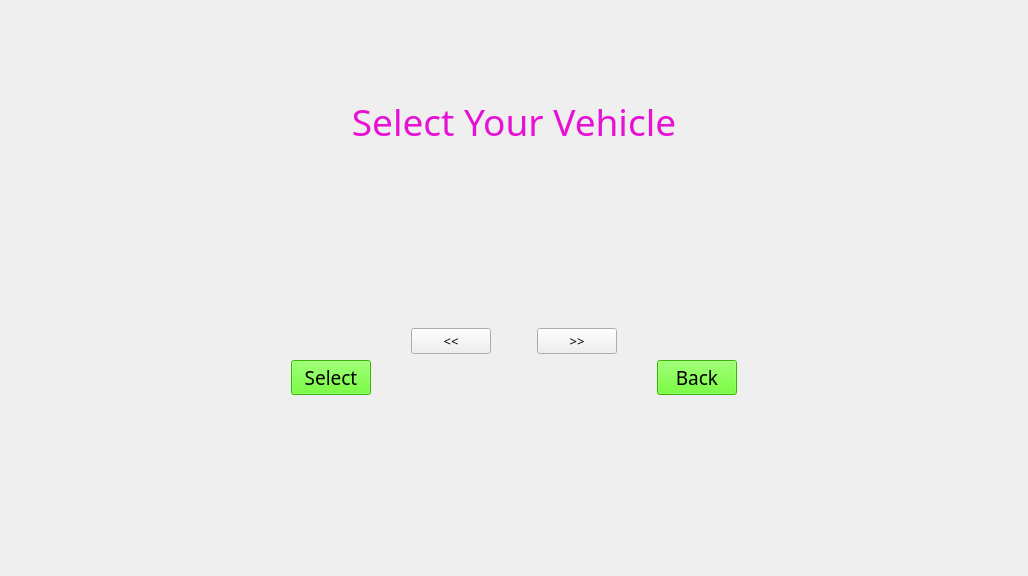
<?xml version="1.0" encoding="UTF-8"?>
<ui version="4.0">
 <class>vechicleSelect</class>
 <widget class="QWidget" name="vechicleSelect">
  <property name="geometry">
   <rect>
    <x>0</x>
    <y>0</y>
    <width>1028</width>
    <height>576</height>
   </rect>
  </property>
  <property name="windowTitle">
   <string>Form</string>
  </property>
  <layout class="QVBoxLayout" name="verticalLayout_2">
   <item>
    <spacer name="verticalSpacer">
     <property name="orientation">
      <enum>Qt::Vertical</enum>
     </property>
     <property name="sizeHint" stdset="0">
      <size>
       <width>28</width>
       <height>61</height>
      </size>
     </property>
    </spacer>
   </item>
   <item>
    <widget class="QLabel" name="label">
     <property name="font">
      <font>
       <family>AKbalthom HighSchool-Frame</family>
       <pointsize>28</pointsize>
      </font>
     </property>
     <property name="text">
      <string>&lt;html&gt;&lt;head/&gt;&lt;body&gt;&lt;p&gt;&lt;span style=&quot; color:#e711d6;&quot;&gt;Select Your Vehicle&lt;/span&gt;&lt;/p&gt;&lt;/body&gt;&lt;/html&gt;</string>
     </property>
     <property name="alignment">
      <set>Qt::AlignCenter</set>
     </property>
    </widget>
   </item>
   <item>
    <spacer name="verticalSpacer_3">
     <property name="orientation">
      <enum>Qt::Vertical</enum>
     </property>
     <property name="sizeHint" stdset="0">
      <size>
       <width>20</width>
       <height>40</height>
      </size>
     </property>
    </spacer>
   </item>
   <item>
    <layout class="QHBoxLayout" name="horizontalLayout_2">
     <item>
      <spacer name="horizontalSpacer">
       <property name="orientation">
        <enum>Qt::Horizontal</enum>
       </property>
       <property name="sizeHint" stdset="0">
        <size>
         <width>40</width>
         <height>20</height>
        </size>
       </property>
      </spacer>
     </item>
     <item>
      <widget class="QStackedWidget" name="StackedVehicleWidget">
       <property name="currentIndex">
        <number>0</number>
       </property>
       <widget class="QWidget" name="page">
        <layout class="QVBoxLayout" name="verticalLayout">
         <item>
          <widget class="QLabel" name="label_2">
           <property name="text">
            <string>&lt;html&gt;&lt;head/&gt;&lt;body&gt;&lt;p&gt;&lt;img src=&quot;:/images/resource/spr_bike_0.png&quot;/&gt;&lt;/p&gt;&lt;/body&gt;&lt;/html&gt;</string>
           </property>
           <property name="alignment">
            <set>Qt::AlignCenter</set>
           </property>
          </widget>
         </item>
        </layout>
       </widget>
       <widget class="QWidget" name="page_2">
        <layout class="QVBoxLayout" name="verticalLayout_3">
         <item>
          <widget class="QLabel" name="label_3">
           <property name="font">
            <font>
             <family>AKbalthom KhmerGothic</family>
            </font>
           </property>
           <property name="text">
            <string>&lt;html&gt;&lt;head/&gt;&lt;body&gt;&lt;p&gt;&lt;span style=&quot; font-size:14pt;&quot;&gt;Coming Soon!&lt;/span&gt;&lt;/p&gt;&lt;/body&gt;&lt;/html&gt;</string>
           </property>
           <property name="alignment">
            <set>Qt::AlignCenter</set>
           </property>
          </widget>
         </item>
        </layout>
       </widget>
      </widget>
     </item>
     <item>
      <spacer name="horizontalSpacer_2">
       <property name="orientation">
        <enum>Qt::Horizontal</enum>
       </property>
       <property name="sizeHint" stdset="0">
        <size>
         <width>40</width>
         <height>20</height>
        </size>
       </property>
      </spacer>
     </item>
    </layout>
   </item>
   <item>
    <layout class="QHBoxLayout" name="horizontalLayout">
     <item>
      <spacer name="horizontalSpacer_4">
       <property name="orientation">
        <enum>Qt::Horizontal</enum>
       </property>
       <property name="sizeHint" stdset="0">
        <size>
         <width>40</width>
         <height>20</height>
        </size>
       </property>
      </spacer>
     </item>
     <item>
      <widget class="QPushButton" name="ChangeVLeft">
       <property name="font">
        <font>
         <family>AKbalthom HighSchool-Fun</family>
         <pointsize>10</pointsize>
        </font>
       </property>
       <property name="styleSheet">
        <string notr="true">background-image: url(:/images/resource/grass-icon(easy).png);</string>
       </property>
       <property name="text">
        <string>&lt;&lt;</string>
       </property>
      </widget>
     </item>
     <item>
      <spacer name="horizontalSpacer_8">
       <property name="orientation">
        <enum>Qt::Horizontal</enum>
       </property>
       <property name="sizeType">
        <enum>QSizePolicy::Preferred</enum>
       </property>
       <property name="sizeHint" stdset="0">
        <size>
         <width>40</width>
         <height>20</height>
        </size>
       </property>
      </spacer>
     </item>
     <item>
      <widget class="QPushButton" name="ChangeVRight">
       <property name="font">
        <font>
         <family>AKbalthom HighSchool-Fun</family>
         <pointsize>10</pointsize>
        </font>
       </property>
       <property name="styleSheet">
        <string notr="true">background-image: url(:/images/resource/grass-icon(easy).png);</string>
       </property>
       <property name="text">
        <string>&gt;&gt;</string>
       </property>
      </widget>
     </item>
     <item>
      <spacer name="horizontalSpacer_5">
       <property name="orientation">
        <enum>Qt::Horizontal</enum>
       </property>
       <property name="sizeHint" stdset="0">
        <size>
         <width>40</width>
         <height>20</height>
        </size>
       </property>
      </spacer>
     </item>
    </layout>
   </item>
   <item>
    <layout class="QHBoxLayout" name="horizontalLayout_3">
     <item>
      <spacer name="horizontalSpacer_7">
       <property name="orientation">
        <enum>Qt::Horizontal</enum>
       </property>
       <property name="sizeHint" stdset="0">
        <size>
         <width>40</width>
         <height>20</height>
        </size>
       </property>
      </spacer>
     </item>
     <item>
      <widget class="QPushButton" name="Select">
       <property name="font">
        <font>
         <family>AKbalthom HighSchool-Frame</family>
         <pointsize>14</pointsize>
         <weight>50</weight>
         <italic>false</italic>
         <bold>false</bold>
        </font>
       </property>
       <property name="styleSheet">
        <string notr="true">background-color: rgb(76, 255, 0);
font: 14pt &quot;AKbalthom HighSchool-Frame&quot;;
background-image: url(:/images/resource/grass-icon.png);</string>
       </property>
       <property name="text">
        <string>Select</string>
       </property>
      </widget>
     </item>
     <item>
      <spacer name="horizontalSpacer_3">
       <property name="orientation">
        <enum>Qt::Horizontal</enum>
       </property>
       <property name="sizeHint" stdset="0">
        <size>
         <width>40</width>
         <height>20</height>
        </size>
       </property>
      </spacer>
     </item>
     <item>
      <widget class="QPushButton" name="pushButton">
       <property name="font">
        <font>
         <family>AKbalthom HighSchool-Frame</family>
         <pointsize>14</pointsize>
         <weight>50</weight>
         <italic>false</italic>
         <bold>false</bold>
        </font>
       </property>
       <property name="styleSheet">
        <string notr="true">
background-color: rgb(76, 255, 0);
font: 14pt &quot;AKbalthom HighSchool-Frame&quot;;background-image: url(:/images/resource/grass-icon.png);</string>
       </property>
       <property name="text">
        <string>Back</string>
       </property>
      </widget>
     </item>
     <item>
      <spacer name="horizontalSpacer_6">
       <property name="orientation">
        <enum>Qt::Horizontal</enum>
       </property>
       <property name="sizeHint" stdset="0">
        <size>
         <width>40</width>
         <height>20</height>
        </size>
       </property>
      </spacer>
     </item>
    </layout>
   </item>
   <item>
    <spacer name="verticalSpacer_4">
     <property name="orientation">
      <enum>Qt::Vertical</enum>
     </property>
     <property name="sizeHint" stdset="0">
      <size>
       <width>20</width>
       <height>40</height>
      </size>
     </property>
    </spacer>
   </item>
   <item>
    <spacer name="verticalSpacer_2">
     <property name="orientation">
      <enum>Qt::Vertical</enum>
     </property>
     <property name="sizeHint" stdset="0">
      <size>
       <width>20</width>
       <height>22</height>
      </size>
     </property>
    </spacer>
   </item>
  </layout>
 </widget>
 <resources/>
 <connections/>
</ui>
